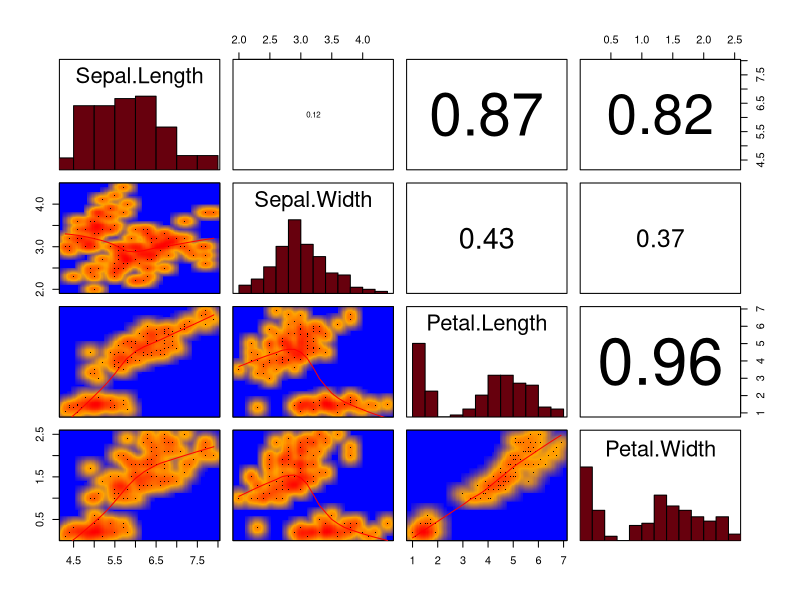

Recreate this plot in R.
panel.cor <- function(x, y, digits = 2, prefix = "", cex.cor, ...)
{
  usr <- par("usr"); on.exit(par(usr))
  par(usr = c(0, 1, 0, 1))
  r <- abs(cor(x, y))
  txt <- format(c(r, 0.123456789), digits = digits)[1]
  txt <- paste0(prefix, txt)
  if(missing(cex.cor)) cex.cor <- 0.8/strwidth(txt)
  text(0.5, 0.5, txt, cex = cex.cor * r)
}

panel.hist <- function(x, ...)
{
  usr <- par("usr"); on.exit(par(usr))
  par(usr = c(usr[1:2], 0, 1.5) )
  h <- hist(x, plot = FALSE)
  breaks <- h$breaks; nB <- length(breaks)
  y <- h$counts; y <- y/max(y)
  rect(breaks[-nB], 0, breaks[-1], y, col = "#67000D", ...)
}


panel.smoothScatter <- function (x, y, bg = NA, 
                                 cex = 1, col.smooth = "red", span = 2/3, iter = 3, ...) 
{
  
  palette <- colorRampPalette(c("blue", "orange", "red"))
  s <- smoothScatter(x, y, colramp = palette, bg = bg, cex = cex, add=T)
  ok <- is.finite(x) & is.finite(y)
  if (any(ok)) 
    lines(stats::lowess(x[ok], y[ok], f = span, iter = iter), 
          col = col.smooth, ...)
}


data(iris)
myMatrix <- as.matrix(iris[,1:4])
pairs(myMatrix,
      lower.panel = panel.smoothScatter,
      upper.panel = panel.cor,
      diag.panel  = panel.hist)